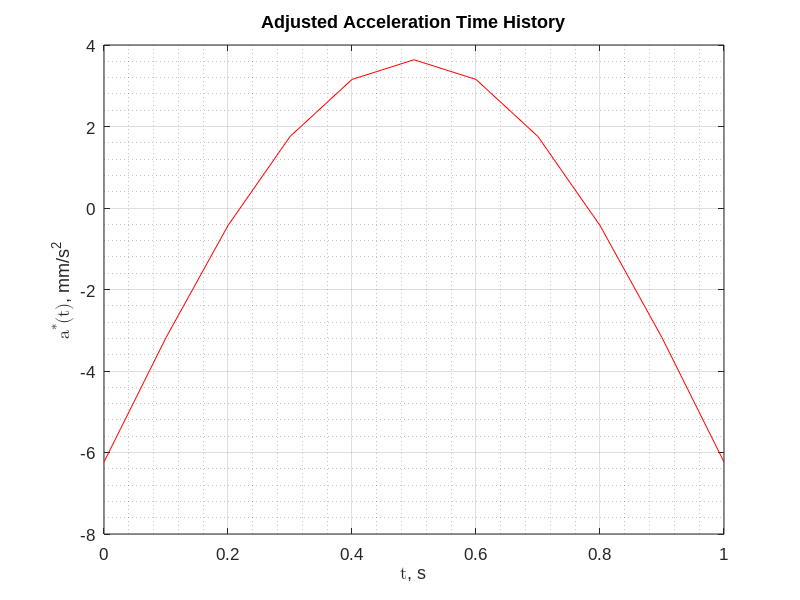
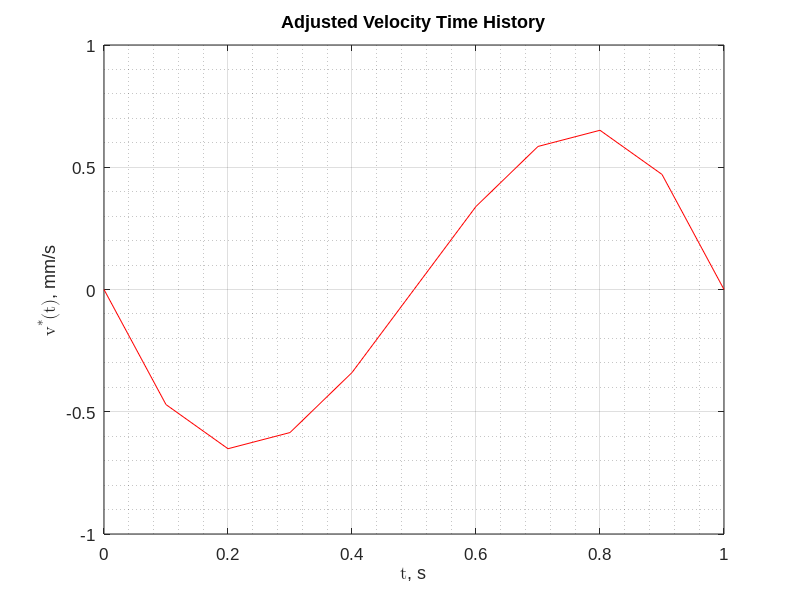
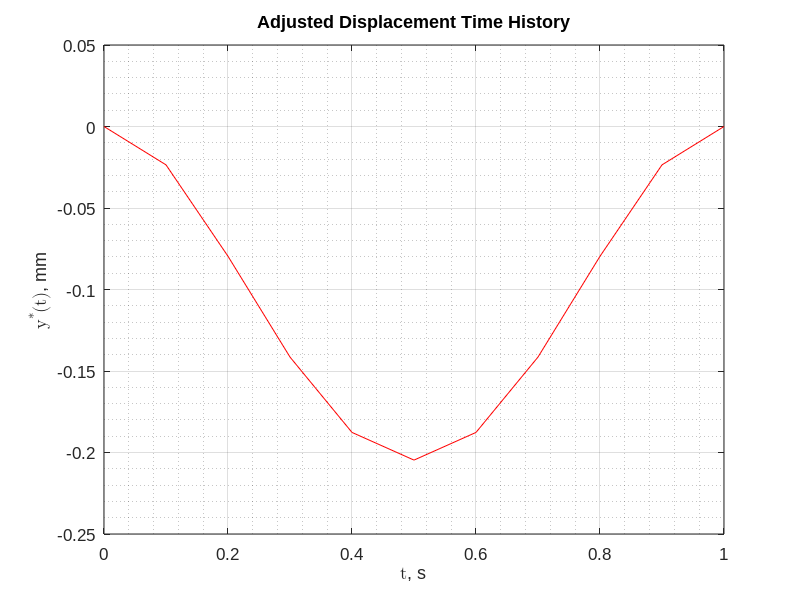

These charts were generated, in order, by the following MATLAB code:
clear all
format longeng


% INPUT PARAMETERS
% --------------------------------------------------------------------------------------------------

dt = 0.1 ;
T = 1 ;
t = 0:dt:T ;
NT = length(t) ;
N = 2 ; % approximation order = N - 1 (SHOULD BE <= 10)

gamma = 1 / 2 ;
beta = 1 / 4 ;

adjust_accel = true ;
adjust_vel = false ;
adjust_disp = false ;

integrate_corrected_accel = true ;
scale_factor = 1 ; % scale = desired / result

plot_unadjusted = false ;
plot_adjusted = true ;


% GENERATE ACCELERATION TIME HISTORY
% --------------------------------------------------------------------------------------------------

d2u = zeros(1,NT) ;
for i = 1:NT
    d2u(i) = pi * pi * sin(pi * t(i)) ;
end


% COMPUTE NOMINAL TIME HISTORIES WITH NEWMARK
% --------------------------------------------------------------------------------------------------

du = zeros(1,NT) ;
u = zeros(1,NT) ;
for i = 1:NT-1
    du(i+1) = du(i) + (1 - gamma) * dt * d2u(i) + gamma * dt * d2u(i+1) ;
    u(i+1) = u(i) + dt * du(i) + (1 / 2 - beta) * dt^2 * d2u(i) + beta * dt^2 * d2u(i+1) ;
end

%// initialize the adjusted time histories as the unadjusted
d2uStar = d2u ; duStar = du ; uStar = u ;


% COMPUTE ADJUSTED TIME HISTORIES WITH ACCELERATION FIT
% --------------------------------------------------------------------------------------------------

if (adjust_accel == true)
    K = zeros(N,N) ;
    for k = 1:N
        for j = 1:N
            K(k,j) = (j * j + j) * T^(k + j - 1) / (k + j - 1) ;
        end
    end

    [L,U,perm] = lu(K) ; % LU factorization with row-reordering permuation matrix

    I = zeros(N,1) ; i = 1 ;
    while i <= NT-1
        for k = 1:N
            I(k) = I(k) + (1 - gamma) * dt * t(i)^(k - 1) * d2uStar(i) ...
                        + gamma * dt * t(i+1)^(k - 1) * d2uStar(i+1) ;
        end, i = i + 1 ;
    end

    C = U \ (L \ perm * I) ; % solve the LU system
    
    d2P = zeros(1,NT) ; dP = zeros(1,NT) ; P = zeros(1,NT) ;
    for i = 1:NT
        for k = 1:N
            d2P(i) = d2P(i) + (k * k + k) * C(k) * t(i)^(k-1) ;
            dP(i) = dP(i) + (k + 1) * C(k) * t(i)^k ;
            P(i) = P(i) + C(k) * t(i)^(k+1) ;
        end
        d2uStar(i) = d2uStar(i) - d2P(i) ;
        duStar(i) = duStar(i) - dP(i) ;
        uStar(i) = uStar(i) - P(i) ;
    end
end


% COMPUTE ADJUSTED TIME HISTORIES WITH VELOCITY FIT
% --------------------------------------------------------------------------------------------------

if (adjust_vel == true)
    K = zeros(N,N) ;
    for k = 1:N
        for j = 1:N
            K(k,j) = (j + 1) * T^(k + j + 1) / (k + j + 1) ;
        end
    end

    [L,U,perm] = lu(K) ;

    I = zeros(N,1) ; i = 1 ;
    while i <= NT-1
        for k = 1:N
            I(k) = I(k) + dt * t(i)^k * duStar(i) + (0.5 - beta) * dt * dt ...
                        * (t(i)^k * d2uStar(i) + k * t(i)^(k - 1) * duStar(i)) + beta * dt * dt ...
                        * (t(i+1)^k * d2uStar(i+1) + k * t(i+1)^(k - 1) * duStar(i+1)) ;
        end, i = i + 1 ;
    end

    C = U \ (L \ perm * I) ;
    
    d2P = zeros(1,NT) ; dP = zeros(1,NT) ; P = zeros(1,NT) ;
    for i = 1:NT
        for k = 1:N
            d2P(i) = d2P(i) + (k * k + k) * C(k) * t(i)^(k-1) ;
            dP(i) = dP(i) + (k + 1) * C(k) * t(i)^k ;
            P(i) = P(i) + C(k) * t(i)^(k+1) ;
        end
        d2uStar(i) = d2uStar(i) - d2P(i) ;
        duStar(i) = duStar(i) - dP(i) ;
        uStar(i) = uStar(i) - P(i) ;
    end
end


% COMPUTE ADJUSTED TIME HISTORIES WITH DISPLACEMENT FIT
% --------------------------------------------------------------------------------------------------

if (adjust_disp == true)
    K = zeros(N,N) ;
    for k = 1:N
        for j = 1:N
            K(k,j) = T^(k + j + 3) / (k + j + 3) ;
        end
    end

    [L,U,perm] = lu(K) ;

    I = zeros(N,1) ; i = 1 ;
    while i <= NT-1
        for k = 1:N
            I(k) = I(k) + dt * (t(i+1)^(k+1) * uStar(i+1) + t(i)^(k+1) * uStar(i)) ;
        end, i = i + 1 ;
    end, I = I / 2 ;

    C = U \ (L \ perm * I) ;
    
    d2P = zeros(1,NT) ; dP = zeros(1,NT) ; P = zeros(1,NT) ;
    for i = 1:NT
        for k = 1:N
            d2P(i) = d2P(i) + (k * k + k) * C(k) * t(i)^(k-1) ;
            dP(i) = dP(i) + (k + 1) * C(k) * t(i)^k ;
            P(i) = P(i) + C(k) * t(i)^(k+1) ;
        end
        d2uStar(i) = d2uStar(i) - d2P(i) ;
        duStar(i) = duStar(i) - dP(i) ;
        uStar(i) = uStar(i) - P(i) ;
    end
end


% INTEGRATE CORRECTED ACCEL AND APPLY SCALE FACTOR IF DESIRED
% --------------------------------------------------------------------------------------------------

if (integrate_corrected_accel)
    d2uStar = scale_factor * d2uStar ;
    
    for i = 1:NT-1
        duStar(i+1) = duStar(i) + (1 - gamma) * dt * d2uStar(i) + gamma * dt * d2uStar(i+1) ;
        uStar(i+1) = uStar(i) + dt * duStar(i) + (1 / 2 - beta) * dt^2 * d2uStar(i) + beta * dt^2 * d2uStar(i+1) ;
    end
end


% GENERATE PLOTS
% --------------------------------------------------------------------------------------------------

if (plot_unadjusted)
    figure(1)
    plot(t,d2u)
    hold on
    set(gca,'fontname','arial','fontsize',12)
    title('Acceleration Time History')
    ylabel ('\fontname{cambria math}{\ita}({\itt})\fontname{arial}, mm/s^{2}')
    xlabel ('\fontname{cambria math}{\itt}\fontname{arial}, s')
    grid on
    grid minor

    figure(2)
    plot(t,du)
    hold on
    set(gca,'fontname','arial','fontsize',12)
    title('Velocity Time History')
    ylabel ('\fontname{cambria math}{\itv}({\itt})\fontname{arial}, mm/s')
    xlabel ('\fontname{cambria math}{\itt}\fontname{arial}, s')
    grid on
    grid minor

    figure(3)
    plot(t,u)
    hold on
    set(gca,'fontname','arial','fontsize',12)
    title('Displacement Time History')
    ylabel ('\fontname{cambria math}{\ity}({\itt})\fontname{arial}, mm')
    xlabel ('\fontname{cambria math}{\itt}\fontname{arial}, s')
    grid on
    grid minor
end

if (plot_adjusted)
    figure(4)
    plot(t,d2uStar,'color',[1 0 0])
    hold on
    set(gca,'fontname','arial','fontsize',12)
    title('Adjusted Acceleration Time History')
    ylabel ('\fontname{cambria math}{\ita^{*}}({\itt})\fontname{arial}, mm/s^{2}')
    xlabel ('\fontname{cambria math}{\itt}\fontname{arial}, s')
    grid on
    grid minor

    figure(5)
    plot(t,duStar,'color',[1 0 0])
    hold on
    set(gca,'fontname','arial','fontsize',12)
    title('Adjusted Velocity Time History')
    ylabel ('\fontname{cambria math}{\itv^{*}}({\itt})\fontname{arial}, mm/s')
    xlabel ('\fontname{cambria math}{\itt}\fontname{arial}, s')
    grid on
    grid minor

    figure(6)
    plot(t,uStar,'color',[1 0 0])
    hold on
    set(gca,'fontname','arial','fontsize',12)
    title('Adjusted Displacement Time History')
    ylabel ('\fontname{cambria math}{\ity^{*}}({\itt})\fontname{arial}, mm')
    xlabel ('\fontname{cambria math}{\itt}\fontname{arial}, s')
    grid on
    grid minor
end
